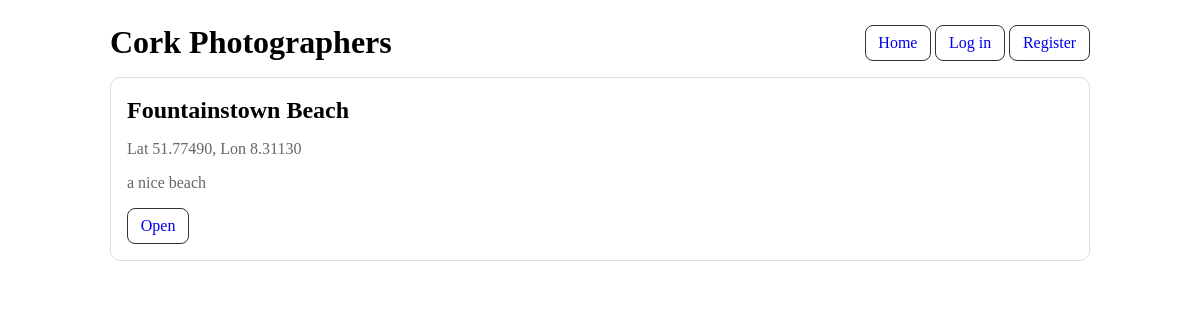
Before: / with the older database file.
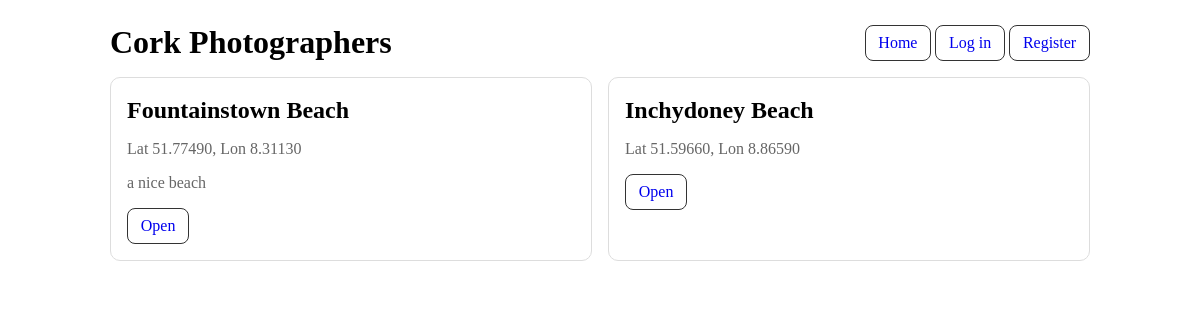
After: the same page with the newer database file.
### app.py (models this page shows)
class Location(db.Model): #tabke for photography spots
    id = db.Column(db.Integer, primary_key=True) #locations id primary key
    name = db.Column(db.String(200), nullable=False, unique=True) #the name of the location
    slug = db.Column(db.String(200), nullable=False, unique=True) #Url version of the name
    lat = db.Column(db.Float, nullable=False) #coordinates for location
    lon = db.Column(db.Float, nullable=False) #coordinates for location
    notes = db.Column(db.String(400)) #fact or notes while creating location can be included

### app.py (the view)
@app.route("/")
def home():
    locations = Location.query.order_by(Location.name).all()
    return render_template("home.html", locations=locations)

### templates/home.html (shortened to what this page needs)
{% extends "base.html" %}
{% block content %}
<section class="grid">
  {% for loc in locations %}
  <article class="card">
    <h2 style="margin:.2rem 0">{{ loc.name }}</h2>
    <p class="muted">Lat {{ "%.5f"|format(loc.lat) }}, Lon {{ "%.5f"|format(loc.lon) }}</p>
    {% if loc.notes %}<p class="muted">{{ loc.notes }}</p>{% endif %}
    <a class="btn" href="{{ url_for('location_detail', slug=loc.slug) }}">Open</a>
  </article>
  {% else %}
  <div class="card">
    <p>No locations yet. <a href="{{ url_for('add_location') }}">Add one</a>.</p>
  </div>
  {% endfor %}
</section>
{% endblock %}

### templates/base.html (shortened to what this page needs)
<!DOCTYPE html>
<html lang="en">
<head>
</head>
<body>
  <div class="container">
    <header>
      <h1 style="margin:0">Cork Photographers</h1>
      <nav>
  <a class="btn" href="{{ url_for('home') }}">Home</a>
  {% if current_user.is_authenticated %}
    {% if current_user.role == 'admin' %}
      <a class="btn" href="{{ url_for('add_location') }}">Add Location</a>
    {% endif %}
    <span class="muted">Logged in as {{ current_user.email }}</span>
    <a class="btn" href="{{ url_for('logout') }}">Log out</a>
  {% else %}
    <a class="btn" href="{{ url_for('login') }}">Log in</a>
    <a class="btn" href="{{ url_for('register') }}">Register</a>
  {% endif %}
</nav>
    </header>
    {% block content %}{% endblock %}
  </div>
</body>
</html>

### templates/base.html (style rules this page uses)
.container { max-width: 980px; margin: 0 auto; padding: 1rem; }
.grid { display:grid; gap:1rem; grid-template-columns: repeat(auto-fit, minmax(260px,1fr)); }
.card { border: 1px solid #ddd; border-radius: 10px; padding: 1rem; }
.muted { color:#666; }
.btn { display:inline-block; padding:.5rem .8rem; border:1px solid #333; border-radius:8px; text-decoration:none; }
header { display:flex; justify-content:space-between; align-items:center; margin-bottom:1rem; }

Changed rows visible on the page:
added Location: name "Inchydoney Beach", lat "51.59660", lon "8.86590"
